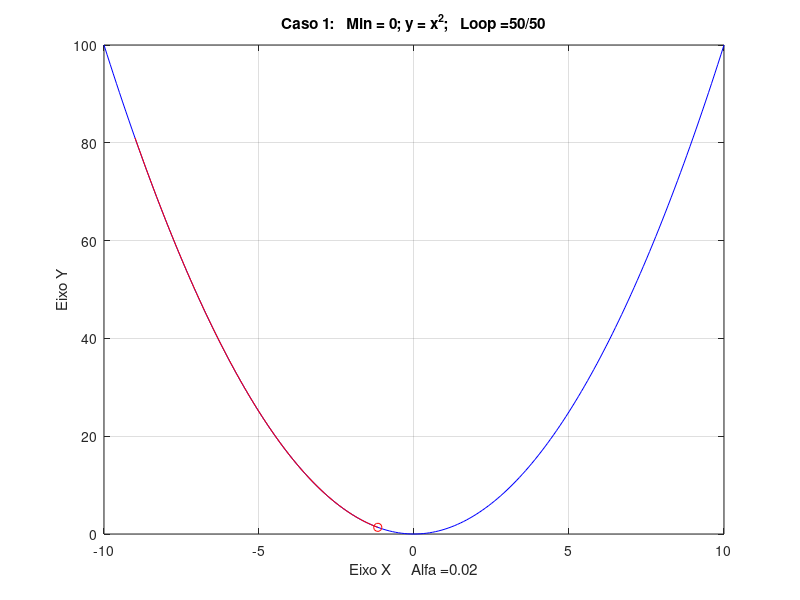

Recreate this plot in MATLAB.
function Caso1(t,Rastro,Alfa,N);
% Regra do gradiente ->  x = x - Alfa.Gradiente
%
%Sintaxe: Caso1(<t>,<Rastro>,<Alfa>,<N>);    Onde:  - t = tempo (s) para o pause (default = 0.1s)
%                                                        - Rastro = 1/0 indica se eh para plotar o rastro (default = 10)
%                                                        - Alfa eh o passo do gradiente (default = 0.02)
%                                                        - N eh o numero de loop (default = 50)
%
% Caso 1: y=x^2                        (Parábola), dy/dx=2x

close all          % Fecha figuras abertas

% identifica parametros e/ou default
if nargin<4        % Usuario nao definiu N
    N=50;         % Assume valor default
end
if nargin<3        % Usuario nao definiu Alfa
    Alfa = 0.02;  % Assume valor default
end
if nargin<2        % Usuario nao definiu se eh para plotar o rastro
    Rastro = 1;    % Assume valor default, nao mostra o rastro
end
if nargin<1        % Usuario nao definiu o tempo para o pause
    t=0.2;         % Assume valor default
end

% Prepara grafico da funcao
x=-10:0.1:10;                                     % Define o range de x
y=x.^2;                                           % Calcula y como x ao quadrado
plot(x,y,'b');             % Gráfico para função unidimensional
hold on
grid on
titulo=title('Caso 1:   Min = 0');
ylabel('Eixo Y')                                  % Nome do eixo Y
xlabel(strcat('Eixo X     Alfa =',num2str(Alfa))) % Nome do eixo X com indicacao de ALFA
eixos=axis;                                       % Guarda tamanho dos eixos default
% Indica condicao inicial
xpos=-9;                                            % X inicial 
posicao=plot(xpos,xpos^2,'ro');                    % Mostra posicao inicial e armazena para animacao

axis(eixos);                                       % Garante posicao original dos eixos

% Loop para N passos ajustando com o GRADIENTE
for i = 1:N
   pause(t)                                       % Aguarda 1s para visualizacao da tela
   newpos=xpos - Alfa * (2*xpos);                 % Ajuste da posicao pela regra do gradiente
   if Rastro                                      % Indica se eh para plotar o rastro
       plot([xpos  newpos],[xpos^2  newpos^2],'r')% Plota o rastro
   end
   xpos=newpos;                                   % Atualiza posicao 

   set(posicao,'xdata',xpos,'ydata',xpos^2)       % Muda a posicao do PLOT do ponto

   set(titulo,'string',strcat('Caso 1:   Min = 0; y = x^2;   Loop = ',num2str(i),'/',num2str(N)))   % Ajusta titulo com o numero do LOOP
end
